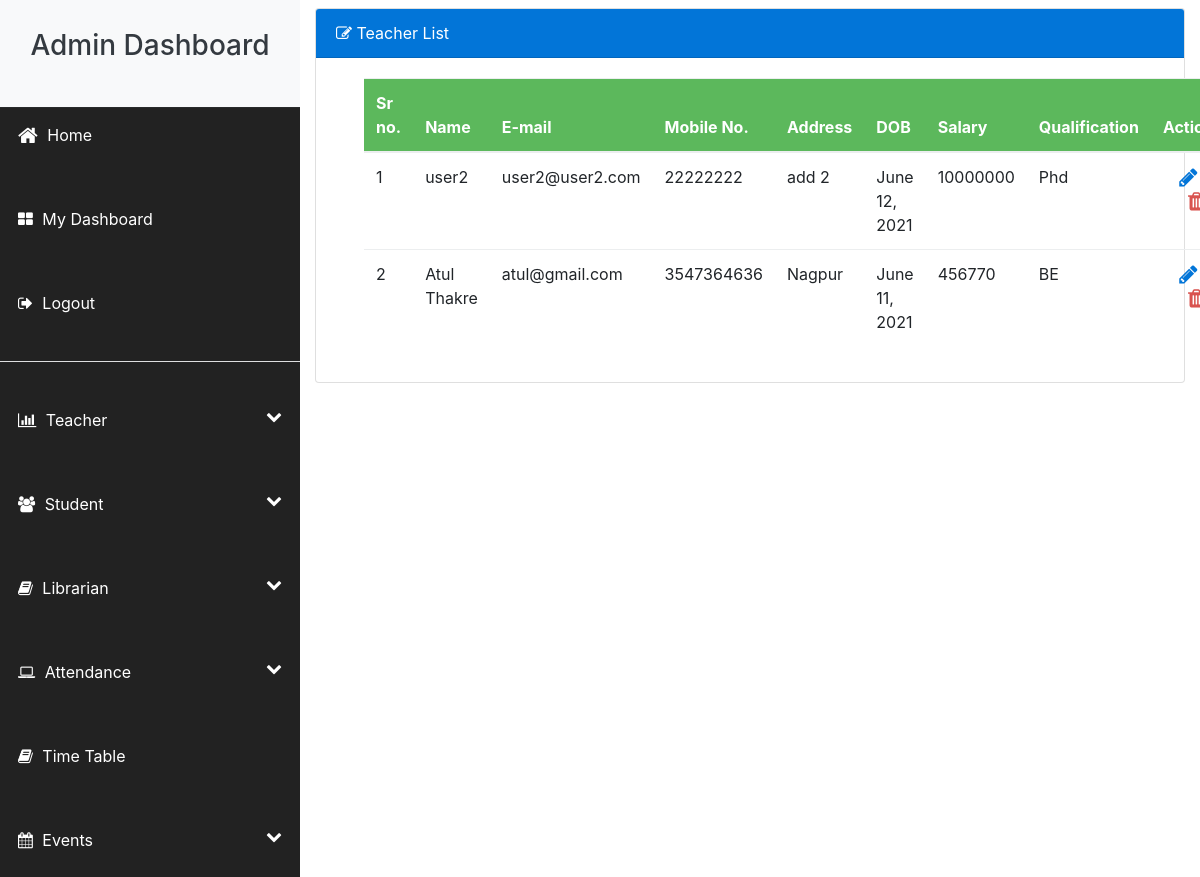
Screenshot of /view_teachers (signed in) with the database file from the repository.
### accounts/models.py (models this page shows, shortened)
class Teacher(models.Model):
    profile_id = models.AutoField(primary_key=True)
    user = models.ForeignKey(User, on_delete=models.CASCADE)
    name = models.CharField(max_length=60,default='')
    phone_number = models.CharField(max_length=30,default='')
    date_of_birth = models.DateField(null=True)
    address = models.CharField(max_length=100,default='')
    gender = models.CharField(max_length=10,default='')
    salary = models.CharField(max_length=30,default='0')
    qualification = models.CharField(max_length=100,default='')

class User(AbstractBaseUser):
    email = models.EmailField(max_length=100,unique=True)
    active = models.BooleanField(default=True) # account is active
    staff = models.BooleanField(default=False) #staff rights
    admin = models.BooleanField(default=False) #admin rights
    admin_user = models.BooleanField(default=False)
    student_user = models.BooleanField(default=False)
    teacher_user = models.BooleanField(default=False)
    librarian_user = models.BooleanField(default=False)
    USERNAME_FIELD = 'email'
    REQUIRED_FIELDS = []
    objects = UserManager()
    @property
    def is_active(self):
        return self.active

### accounts/views.py (the view)
# urls.py: path('view_teachers',views.view_teachers,name='view_teachers'),
@cache_control(no_cache=True, must_revalidate=True, no_store=True)
@login_required(login_url='user_login')
def view_teachers(request):
    if user_validator(request) != "ADMIN":
        return render(request, 'entry_restricted.html', {})
    teachers = Teacher.objects.all()
    return render(request, 'view_teacher.html', {'teachers': teachers})

### accounts/views.py (called while the page is built)
def user_validator(request):
    if request.user is not None and request.user.is_active:
        if request.user.admin_user:
            return "ADMIN"
        elif request.user.student_user:
            return "STUDENT"
        elif request.user.teacher_user:
            return "TEACHER"
        elif request.user.librarian_user:
            return "LIBRARIAN"
    return "ERROR"

### accounts/templates/view_teacher.html (shortened to what this page needs)
{% extends 'admin_dashboard.html' %}
{% block head %}
<link href="https://cdn.datatables.net/1.10.7/css/jquery.dataTables.min.css" rel="stylesheet"/>
<link href="https://cdn.datatables.net/plug-ins/1.10.7/integration/bootstrap/3/dataTables.bootstrap.css" rel="stylesheet" />
<link href="https://cdn.datatables.net/responsive/1.0.6/css/dataTables.responsive.css" rel="stylesheet" />
{% endblock %}
{% block body %}
<div class="animated fadeIn">
  <div class="card my-2">
      <div class="card-header bg-primary text-white display-5 ">
          <i class="fa fa-edit"></i> Teacher List
      </div>
      {% if teachers %}
      <div class="card-body pl-5">
        <table id="myTable" class="table dt-responsive" cellspacing="1" width="100%">
          <thead class="bg-success text-white text-center">
              <tr>
                  <th>Sr no.</th>
                  <th>Name</th>
                  <th>E-mail</th>
                  <th>Mobile No.</th>
                  <th>Address</th>
                  <th>DOB</th>
                  <th>Salary</th>
                  <th>Qualification</th>
                  <th>Action</th>
              </tr>
          </thead>
          <tbody>
              {% for teacher in teachers %}
              <tr>
                  <td>{{forloop.counter}}</td>
                  <td>{{teacher.name}}</td>
                  <td>{{teacher.user.email}}</td>
                  <td>{{teacher.phone_number}}</td>
                  <td>{{teacher.address}}</td>
                  <td>{{teacher.date_of_birth}}</td>
                  <td>{{teacher.salary}}</td>
                  <td>{{teacher.qualification}}</td>
                  <td class="text-center"> <a onclick="teacherId({{teacher.profile_id}})" class="edit" style="border:none;background-color:transparent;"><i class="fa fa-pencil text-primary fa-lg edit" aria-hidden="true"></i></a> <a href="/delete_teacher/{{teacher.profile_id}}" class="delete" style="border:none;background-color:transparent;"><i class="fa fa-trash text-danger ml-3 fa-lg" aria-hidden="true"></i></button>  </td>
                  </tr>
             {% endfor %}
          </tbody>
      </table>
      </div>
      {% else %}
      <div class="card-body">
          <h3>No Teacher Found</h3>
      </div>
      {% endif %}
  </div>
</div>
{% endblock %}

### rows the page displays
Teacher: name "user2", user.email "user2@user2.com", phone_number "22222222", address "add 2", date_of_birth "June 12, 2021", salary "10000000", qualification "Phd"
Teacher: name "Atul Thakre", user.email "atul@gmail.com", phone_number "3547364636", address "Nagpur", date_of_birth "June 11, 2021", salary "456770", qualification "BE"
